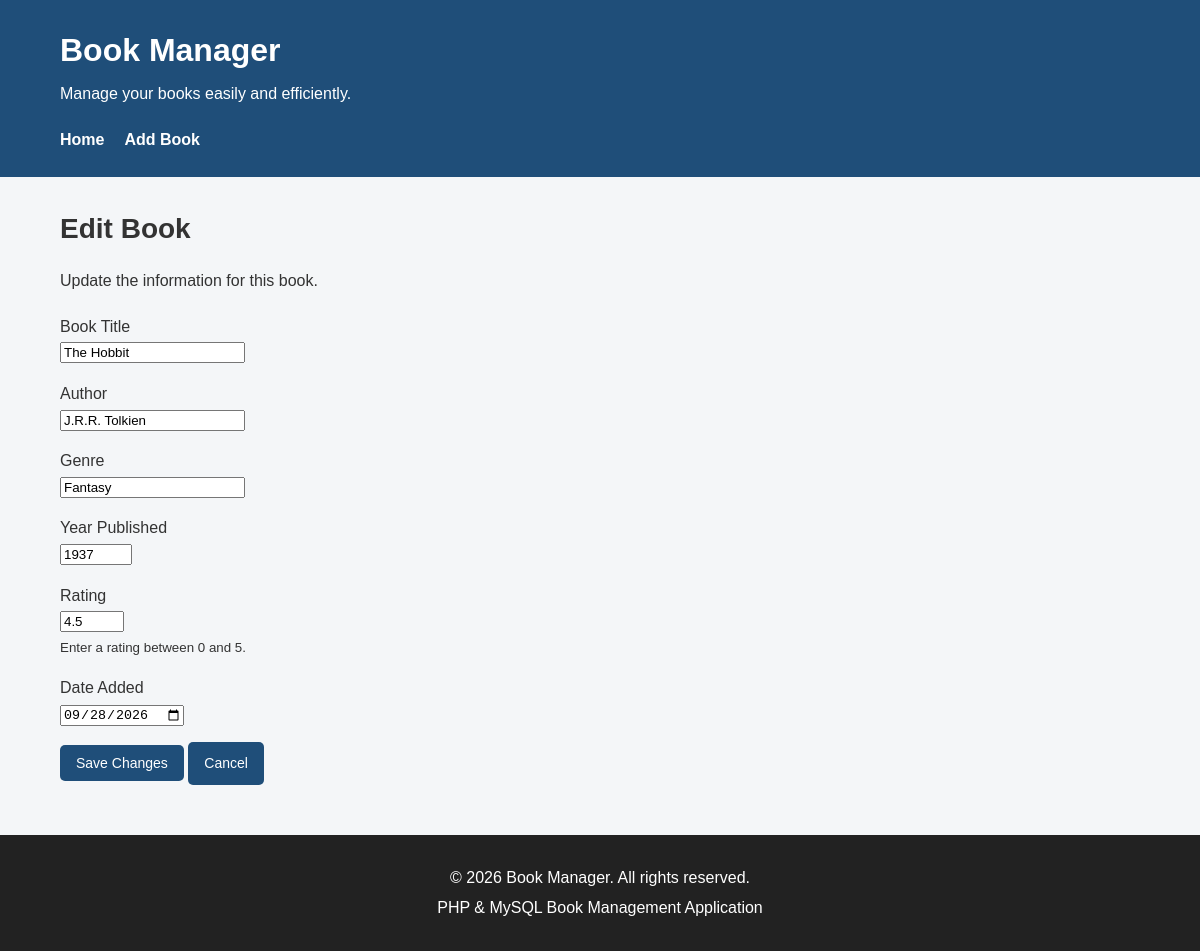
Page /edit.php?id=2 on the committed database.
### tables this page shows
CREATE TABLE `books` (
  `id` int(11) NOT NULL,
  `title` varchar(255) NOT NULL,
  `author` varchar(255) NOT NULL,
  `genre` varchar(100) NOT NULL,
  `year_published` int(4) NOT NULL,
  `rating` decimal(3,1) NOT NULL,
  `date_added` date NOT NULL
);

### edit.php (the view, shortened to what this page needs)
<?php
require_once "db.php";
$id = filter_input(INPUT_GET, "id", FILTER_VALIDATE_INT);
try {
    $sql = "
        SELECT
            id,
            title,
            author,
            genre,
            year_published,
            rating,
            date_added
        FROM books
        WHERE id = :id
    ";
    $statement = $pdo->prepare($sql);
    $statement->execute([
        ":id" => $id
    ]);
    $book = $statement->fetch(PDO::FETCH_ASSOC);
} catch (PDOException $e) {
    header("Location: error.php");
    exit;
}
$title = $book["title"];
$author = $book["author"];
$genre = $book["genre"];
$year_published = $book["year_published"];
$rating = $book["rating"];
$date_added = $book["date_added"];
require_once "header.php";
?>
<section class="page-heading">
    <h2>Edit Book</h2>
    <p>
        Update the information for this book.
    </p>
</section>
<form method="POST" action="edit.php?id=<?= htmlspecialchars($id, ENT_QUOTES, "UTF-8") ?>">
    <p>
        <label for="title">
            Book Title
        </label>
        <br>
        <input
            type="text"
            id="title"
            name="title"
            value="<?= htmlspecialchars($title, ENT_QUOTES, "UTF-8") ?>"
            required
        >
    </p>
    <p>
        <label for="author">
            Author
        </label>
        <br>
        <input
            type="text"
            id="author"
            name="author"
            value="<?= htmlspecialchars($author, ENT_QUOTES, "UTF-8") ?>"
            required
        >
    </p>
    <p>
        <label for="genre">
            Genre
        </label>
        <br>
        <input
            type="text"
            id="genre"
            name="genre"
            value="<?= htmlspecialchars($genre, ENT_QUOTES, "UTF-8") ?>"
            required
        >
    </p>
    <p>
        <label for="year_published">
            Year Published
        </label>
        <br>
        <input
            type="number"
            id="year_published"
            name="year_published"
            value="<?= htmlspecialchars($year_published, ENT_QUOTES, "UTF-8") ?>"
            min="0"
            max="2100"
            required
        >
    </p>
    <p>
        <label for="rating">
            Rating
        </label>
        <br>
        <input
            type="number"
            id="rating"
            name="rating"
            value="<?= htmlspecialchars($rating, ENT_QUOTES, "UTF-8") ?>"
            min="0"
            max="5"
            step="0.1"
            required
        >
        <br>
        <small>
            Enter a rating between 0 and 5.
        </small>
    </p>
    <p>
        <label for="date_added">
            Date Added
        </label>
        <br>
        <input
            type="date"
            id="date_added"
            name="date_added"
            value="<?= htmlspecialchars($date_added, ENT_QUOTES, "UTF-8") ?>"
            required
        >
    </p>
    <p>
        <button type="submit" class="button">
            Save Changes
        </button>
        <a href="index.php" class="button">
            Cancel
        </a>
    </p>
</form>
<?php
require_once "footer.php";
?>

### css/style.css (style rules this page uses)
* { box-sizing: border-box; }
body { margin: 0; font-family: Arial, Helvetica, sans-serif; background-color: #f4f6f8; color: #333333; line-height: 1.6; }
.page-heading { margin-bottom: 20px; }
.page-heading h2 { margin-bottom: 5px; font-size: 28px; }
.button { display: inline-block; background-color: #1f4e79; color: white; text-decoration: none; padding: 10px 16px; border-radius: 5px; border: none; cursor: pointer; font-size: 14px; }

### rows in the picture
books: title "The Hobbit", author "J.R.R. Tolkien", genre "Fantasy", year_published "1937", rating "4.5", date_added "09/28/2026"
